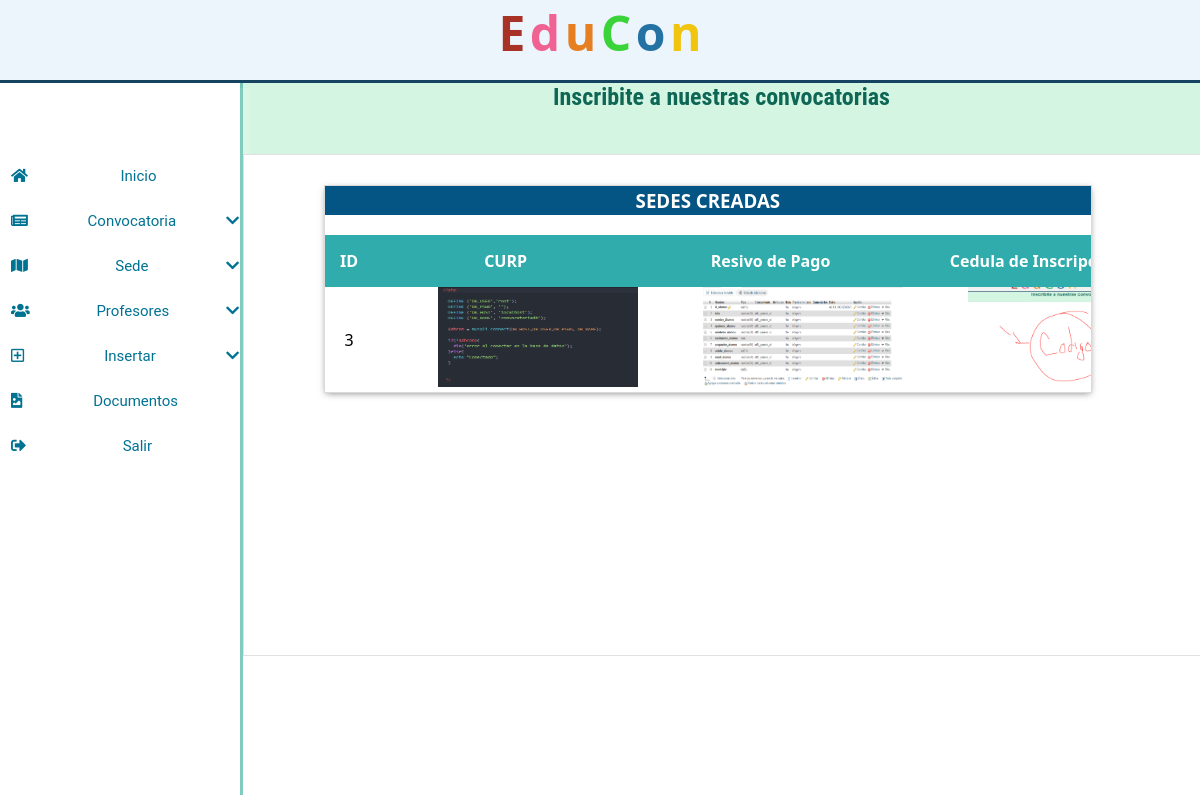
/revdoc.php (signed in), run on an earlier commit of the app's database.
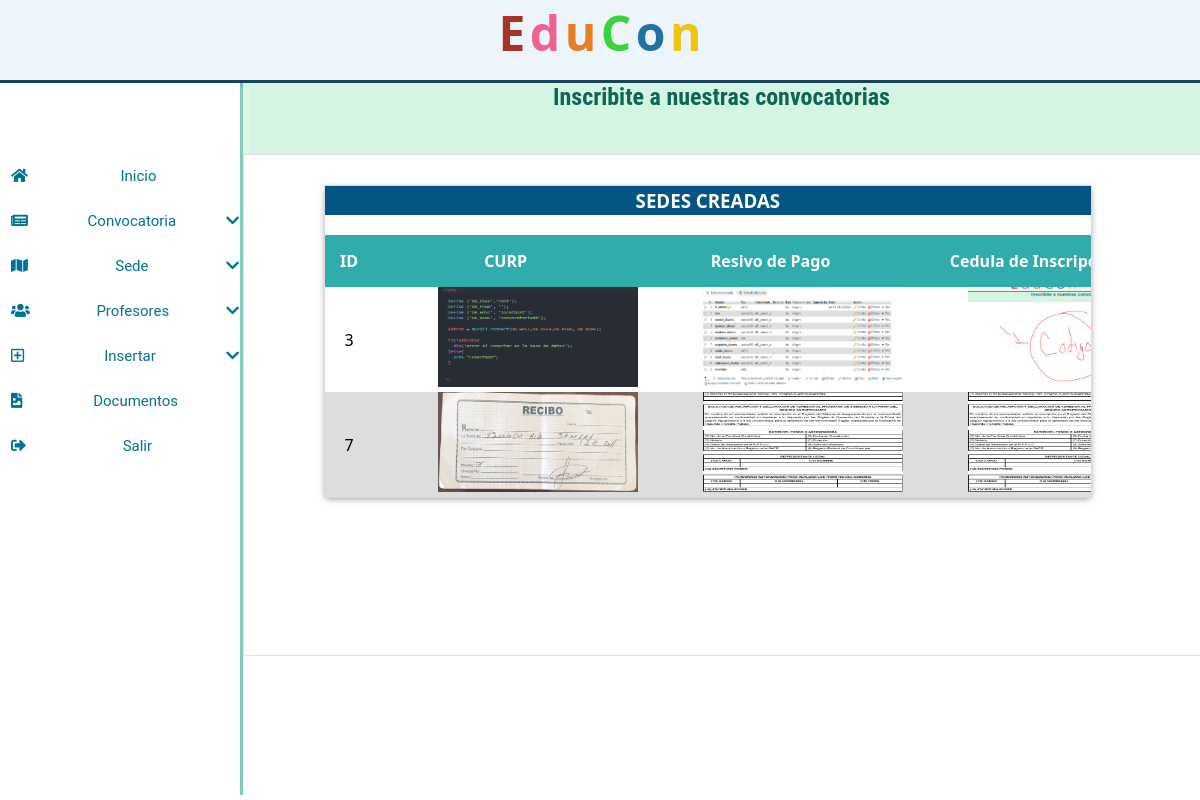
And on a later commit of the database.
### tables this page shows
CREATE TABLE `archivos` (
  `alumno` int(5) NOT NULL,
  `CURP` varchar(500) NOT NULL,
  `recibo_pago` varchar(500) NOT NULL,
  `cedula_inscripcion` varchar(500) NOT NULL
);

### revdoc.php (the view, shortened to what this page needs)
<?php
    include ('header.php');
  if (@$_SESSION['id'] == 'Coordinador'){
    include("coordinador.php");
  }
  elseif (@$_SESSION['id']=='Instructor'){
    include("profesor.php");
  }
  elseif (@$_SESSION['id']=='Alumno'){
    include("alumno.php");
  }
  elseif (@!$_SESSION['id']) {
    include("menu_principal.php");
  }
  if(!isset($_SESSION["user"])) {
  header("location:login.php");
  } else {
?>
<div class = "descripcion">
          <div id="des">
	   <h2>Inscribite a nuestras convocatorias</h2>
          </div>
	<div class="contenido-all">
    <div class="espacio_contenido">
        <h3 class="titulos">SEDES CREADAS</h3>
        <div class="tabla-contenedor">
          <table class="tabla-general">
                <thead>
                <tr>
                  <th style="background:#30ACAC; color:white;">ID </th>
                  <th style="background:#30ACAC; color:white;">CURP</th>
                  <th style="background:#30ACAC; color:white;">Resivo de Pago</th>
                  <th style="background:#30ACAC; color:white;">Cedula de Inscripcion</th>
                </tr>
              </thead>
              <tbody>
                <?php
                      require('connectmysql.php');
                      $docs="SELECT alumno, CURP, recibo_pago, cedula_inscripcion FROM ARCHIVOS";
                      $sqldata= mysqli_query($dbcon,$docs) or die('errorrr');
                      while($row=mysqli_fetch_array($sqldata,MYSQLI_ASSOC)){
                          echo "<tr><td>";
                          echo $row['alumno'];
                          echo "</td><td>";
                          $ruta_curp=$row['CURP'];echo '<img src="'.$ruta_curp.'" width="50px" height="100px"><br>';
                          echo "</td><td>";
                          $ruta_recibo=$row['recibo_pago'];echo '<img src="'.$ruta_recibo.'" width="50px" height="100px"><br>';
                          echo "</td><td>";
                          $ruta_cedula=$row['cedula_inscripcion'];echo '<img src="'.$ruta_cedula.'" width="50px" height="100px"><br>';
                          echo "</td>";
                      }
                      ?>
              </tbody>
          </table>
        </div>
    </div>
  </div>
</div>
<?php
}
?>
<?php include_once('footer.php'); ?>

### header.php (shortened to what this page needs)
<!DOCTYPE html>
<html>
<head>
		<link rel="stylesheet" type = "text/css" href="css/main.css">
  <link rel="stylesheet" href="https://use.fontawesome.com/releases/v5.0.13/css/all.css">
</head>
<body>
	<div id ="menu-superior">
			<div id = "menu-ingreso">
				<div class="centro">
					<div id = "logo">
						<span class = "rojo" style="background:transparent"> E </span>
						<span class = "rosa" style="background:transparent"> d </span>
						<span class = "naranja" style="background:transparent"> u  </span>
						<span class = "verde" style="background:transparent"> C </span>
						<span class = "azul" style="background:transparent"> o </span>
						<span class = "amarillo" style="background:transparent"> n </span>
					</div>
				</div>

### coordinador.php (shortened to what this page needs)
<div class = "opciones">
      <div class="contenedor-nav">
      <ul class="menu">
      <li>
        <a href="inicio.php"><i class="izq fas fa-home izq"></i>Inicio</a>
      </li>
      <li>
        <a href="#"><i class="izq fas fa-newspaper izq"></i>Convocatoria<i class="fas fa-chevron-down der"></i></a>
      </li>
      <li>
        <a href="#"><i class="izq fas fa-map izq"></i>Sede<i class="fas fa-chevron-down der"></i></a>
      </li>
      <li>
        <a href="#"><i class="izq fas fa-users izq"></i>Profesores<i class="fas fa-chevron-down der"></i></a>
      </li>
      <li>
        <a href="#"><i class="izq far fa-plus-square izq"></i>Insertar<i class="fas fa-chevron-down der"></i></a>
      </li>
      <li>
          <a href="revdoc.php"><i class="fas fa-file-image izq"></i>Documentos</a></li>
      <li>
      <li>
        <a href="logout.php"><i class="fas fa-sign-out-alt izq"></i>Salir</a></li>
</ul>
</div>
</div>

### footer.php (shortened to what this page needs)
</div>
</div>
</body>
</html>

### css/main.css (style rules this page uses)
* { margin: 0px; padding: 0px; font-family: 'Segoe UI','Arial',sans-serif }
body { background:#cccdce; }
img { padding-left: 65px; width: 200px; height: 200px//MODIFICADDO }
#menu-superior { position: fixed; width: 100%; height: 100%; text-align: center; background: #EAFAF1; }
#menu-ingreso { position: relative; width: 100%; height: 100%; background: white; }
.centro { width: 100%; height: 10%; background: white; background: #EFEFEF; border:none; outline: none; border-bottom: 3px solid #154360; }
.opciones { position: fixed; background-color: rgba(255,255,255,0.1); width: 20%; border-right: 1px solid #ddd; text-align: center; border-right: none; float: left; margin-top: 5px; }
.opciones a { list-style: none; margin: 1px; padding: 1px; font-size: 15px; color: #007292; display: block; padding: 13px 13px; background: rgba(0,0,0,0.001); font-family:'Roboto Condensed', sans-serif; text-decoration: none; line-height: 18px; text-align: center; }
#logo { font-family:'Roboto Condensed', sans-serif; width: 100%; height: 100%; text-align: center; font-size: 3em; background: #EBF5FB; float: left; }
.azul, .rojo, .amarillo, .verde, .naranja, .rosa { margin: -9px; font-weight: bold; }
.azul { color:#2471A3; }
.verde { color:#3AD33A; }
.rojo { color:#A93226; }
.amarillo { color:#F1C40F; }
.naranja { color:#E67E22; }
.rosa { color:#F06292; }
.descripcion { background: white; margin-left: 20%; height: 89%; border-radius: 0px 0px 30px 0px; border-left: 3px solid #73C6B6; }
#des { width: 100%; height: 10%; border-style: none; outline:none; background: yellow; }
h2 { color:#0E6655; width: 100%; height: 100%; font-family:'Roboto Condensed', sans-serif; border-style: none; text-align: center; outline:none; background: #D5F5E3; }
h3 { color:#117A65; text-align: center; }
.contenido-all { background: transparent; border: 1px solid #E1E1E1; position: relative; width: 100%; overflow: auto; height:500px;; background: white; }
i.izq { float: left; }
i.der { float: right; }
.contenedor-nav { position: fixed; z-index: 10; left: 0; top: auto; padding: 65px 0 0; height: 100%; width: 250px; text-align: center; background: rgba(255,255,255,0.1); font-family:'Roboto', sans-serif; overflow:auto; }
.contenedor-nav .menu { width: 100%; padding-top: 0px; }
.contenedor-nav ul { list-style: none; margin: 0; padding: 0; }
.contenedor-nav .menu li a { font-size: 15px; color: #007292; display: block; padding: 13px 10px; background:transparent; font-family:'Roboto', sans-serif; text-decoration: none; }
.contenedor-nav .menu li a > i { line-height: 18px; }
.contenedor-nav .menu li a > i.izq { float: left; margin-right: 10px; }
.contenedor-nav .menu li a > i.der { float: right; }
.tabla-general { width: 100%; padding: 10px; margin-top:20px; border-collapse: collapse; }
div.tabla-general td, th { text-align: center; padding: 15px; color white; }
tr:nth-child(even) { background-color: #dddddd; }
div.espacio_contenido { width: 80%; height: auto; position: relative; left:80px; margin-top:30px; background: white; border:1px solid #dadada; box-shadow: 0px 2px 7px -2px rgba(0,0,0,.5); overflow: auto; }
.titulos { text-align: center; background:#055584; width: 99.5%; padding: 2px; color: white; }
a { text-decoration: none; }
span { padding: 5px; background: blue; color:white; }

What changed in the data, as far as the page shows it:
added archivos: alumno "7", CURP (picture), recibo_pago (picture), cedula_inscripcion (picture)
